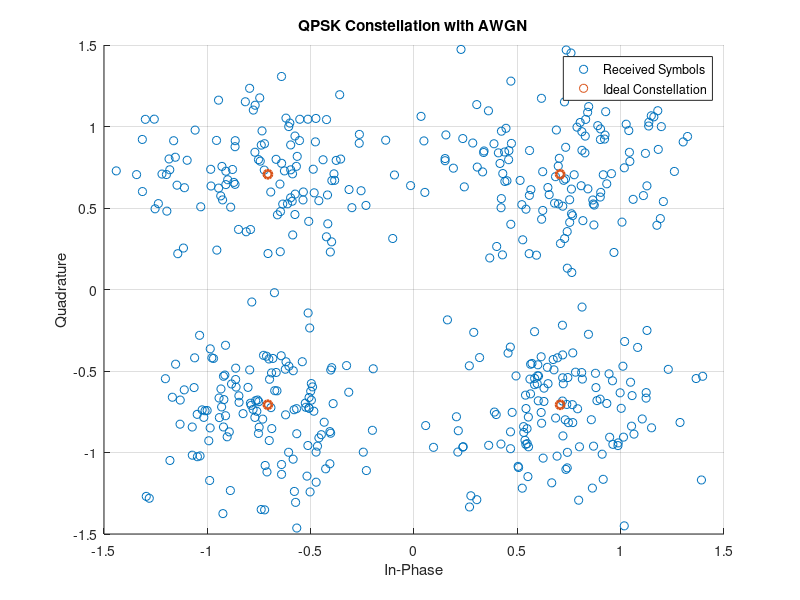

The MATLAB source for this figure:
clc; clear; close all;

%% create constellation diagram

%% 1. Generate Random Bitstream
num_bits = 1000;
bitstream = randi([0 1], 1, num_bits);

if mod(length(bitstream), 2) ~= 0
    bitstream = [bitstream, 0]; % Ensure even length
end

%% 2. QPSK Modulation (with Normalization)
bit_pairs = reshape(bitstream, 2, []).';
symbol_map = [-1+1j, -1-1j, 1+1j, 1-1j] / sqrt(2); % Normalize power
index = bi2de(bit_pairs, 'left-msb') + 1;
qpsk_symbols = symbol_map(index);

%% 3. Add AWGN (With Proper SNR)
EbN0_dB = 5; 
SNR_dB = EbN0_dB + 10*log10(2); % Convert Eb/N0 to SNR
received_symbols = awgn(qpsk_symbols, SNR_dB, 'measured');

%% 4. QPSK Demodulation (Corrected)
% Decision regions for each symbol
demodulated_bits = zeros(size(bit_pairs));
for i = 1:length(received_symbols)
    % Get real and imaginary parts
    I = real(received_symbols(i));
    Q = imag(received_symbols(i));
    
    % Decision making
    if I >= 0 && Q >= 0
        demodulated_bits(i,:) = [1 0];
    elseif I < 0 && Q >= 0
        demodulated_bits(i,:) = [0 0];
    elseif I < 0 && Q < 0
        demodulated_bits(i,:) = [0 1];
    else % I >= 0 && Q < 0
        demodulated_bits(i,:) = [1 1];
    end
end
demodulated_bits = reshape(demodulated_bits.', 1, []);

%% 5. Compute Bit Error Rate (BER)
num_errors = sum(bitstream ~= demodulated_bits);
BER = num_errors / length(bitstream);

%% 6. Display Results
disp(['Bit Error Rate (BER): ', num2str(BER)]);
figure;
scatter(real(received_symbols), imag(received_symbols), 'bo');
hold on;
scatter(real(symbol_map), imag(symbol_map), 'rx', 'LineWidth', 2);
legend('Received Symbols', 'Ideal Constellation');
xlabel('In-Phase');
ylabel('Quadrature');
title('QPSK Constellation with AWGN');
grid on;

disp('First 20 Transmitted Bits:');
disp(bitstream(1:20));

disp('First 20 Received Bits:');
disp(demodulated_bits(1:20));